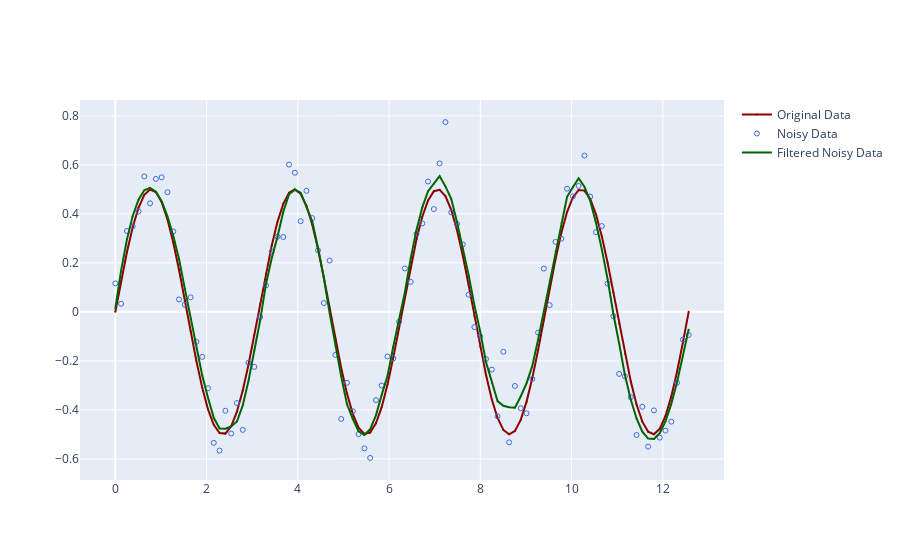

Here is the notebook cell this chart was saved with:
### Markdown cell above
Figure

### Code cell
fig = go.Figure()
# ploting the original data
fig.add_trace(go.Scatter(x=x, y=y, mode='lines+markers', marker=dict(size=2, color='DarkRed'), name='Original Data' ))
# ploting the noisy data
fig.add_trace(go.Scatter(x=x, y=y_noise, mode='markers', marker=dict(size=5, color='royalblue', symbol='circle-open' ), 
                name='Noisy Data'))
fig.add_trace(go.Scatter(x=x, y=y_filtered, mode='lines+markers', marker=dict(size=2, color='DarkGreen',
              symbol='triangle-up'), name='Filtered Noisy Data'))
